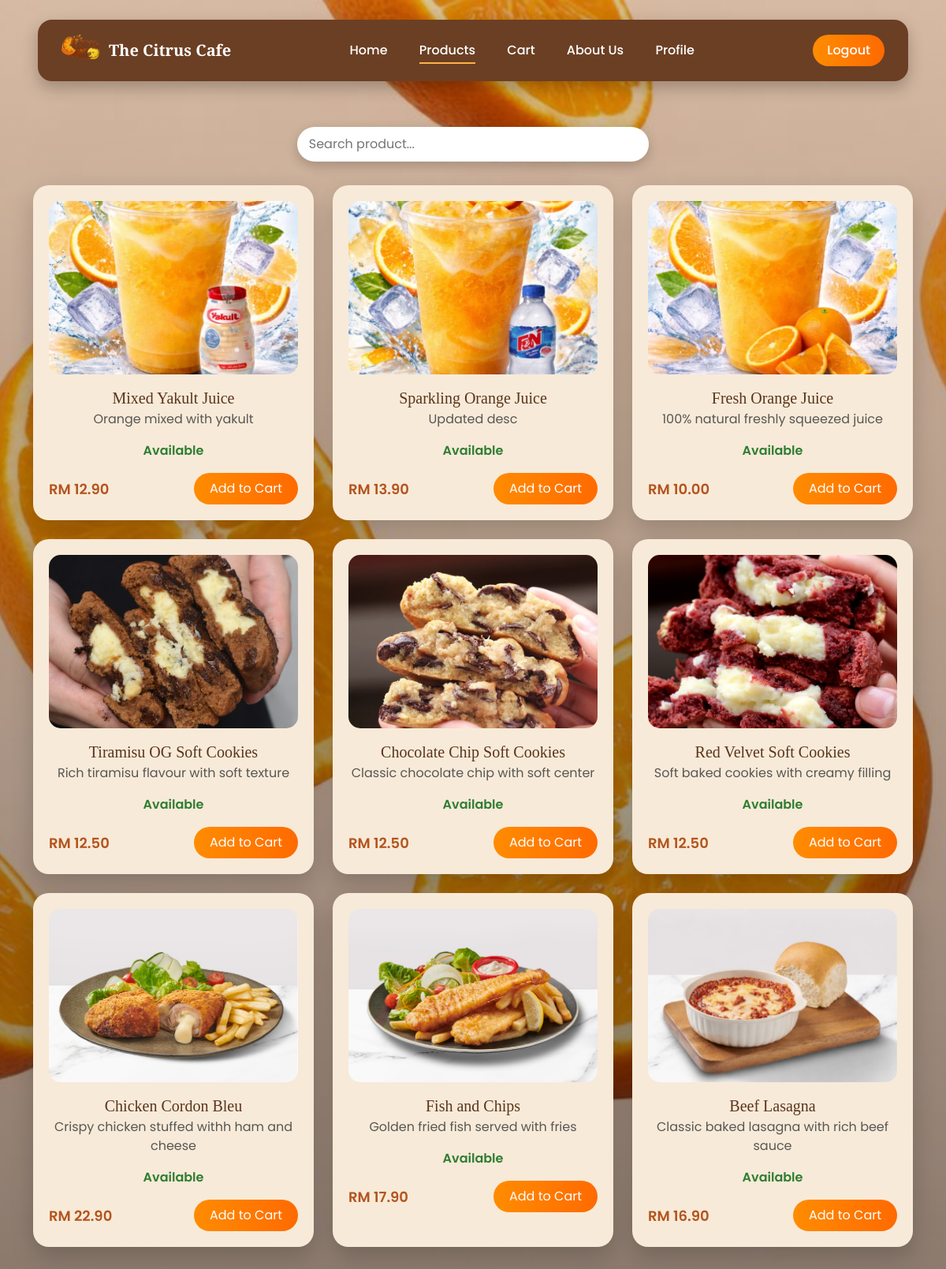
/products.php, run on the app's committed database.
### tables this page shows
CREATE TABLE `products` (
  `product_id` int(11) NOT NULL,
  `name` varchar(100) NOT NULL,
  `description` text NOT NULL,
  `price` decimal(10,2) NOT NULL,
  `stock_quantity` int(11) NOT NULL,
  `status` varchar(20) NOT NULL,
  `image` varchar(255) NOT NULL
);

### products.php (the view, shortened to what this page needs)
<?php
include("config/database.php");
$sql = "SELECT * FROM products ORDER BY product_id ASC";
$result = $conn->query($sql);
?>
<!DOCTYPE html>
<html>
<head>
    <link href="https://cdn.jsdelivr.net/npm/bootstrap@5.3.2/dist/css/bootstrap.min.css" rel="stylesheet">
    <link rel="stylesheet" href="css/style.css">
</head>
<body>
    <div class="nav-wrapper">
        <div class="custom-nav">
            <div class="nav-left">
                <img src="img/logonav.png" class="logo" alt="Logo">
                <span class="brand">The Citrus Cafe</span>
            </div>
            <div class="nav-center">
                <a href="home.php">Home</a>
                <a href="products.php" class="active">Products</a>
                <a href="cart.php">Cart</a>
                <a href="about-us.php">About Us</a>
                <a href="profile.php">Profile</a>
            </div>
            <div class="nav-right">
                <a href="logout.php" class="register-btn">Logout</a>
            </div>
        </div>
    </div>
    <div class="container mt-5 mb-5">
        <div class="search-box">
            <input type="text"
                   id="searchInput"
                   class="search-input"
                   placeholder="Search product..."
                   onkeyup="searchProduct()">
        </div>
        <div class="row g-4">
            <?php if ($result && $result->num_rows > 0) { ?>
                <?php while ($row = $result->fetch_assoc()) { ?>
                    <div class="col-md-4 product-item">
                        <div class="product-card text-center">
                            <img src="img/<?php echo htmlspecialchars($row['image']); ?>" class="product-img" alt="Product Image">
                            <div class="product-title">
                                <?php echo htmlspecialchars($row['name']); ?>
                            </div>
                            <p class="text-muted">
                                <?php echo htmlspecialchars($row['description']); ?>
                            </p>
                            <?php if ($row['status'] == 'Available' && $row['stock_quantity'] > 0) { ?>
                                <p class="available">Available</p>
                                <div class="d-flex justify-content-between align-items-center mt-3">
                                    <span class="price">RM <?php echo number_format($row['price'], 2); ?></span>
                                    <button class="btn btn-orange"
                                        onclick="addToCart(
                                            <?php echo $row['product_id']; ?>,
                                            <?php echo htmlspecialchars(json_encode($row['name']), ENT_QUOTES); ?>,
                                            <?php echo $row['price']; ?>
                                        )">
                                        Add to Cart
                                    </button>
                                </div>
                            <?php } ?>
                        </div>
                    </div>
                <?php } ?>
            <?php } else { ?>
                <p style="text-align:center;">No products available.</p>
            <?php } ?>
        </div>
    </div>
</body>
</html>

### css/style.css (style rules this page uses)
body { background-color: #f3e3cf; font-family: 'Poppins', sans-serif; margin: 0; background: linear-gradient(rgba(0, 0, 0, 0.15), rgba(0, 0, 0, 0.45)), url("../img/wallpaper-citrus.jpg") no-repeat center center fixed; background-size: cover; }
.nav-wrapper { padding-top: 25px; padding-bottom: 10px; }
.custom-nav { width: 92%; margin: auto; background: #6b3f24; border-radius: 18px; padding: 15px 30px; display: flex; align-items: center; justify-content: space-between; box-shadow: 0 8px 20px rgba(0, 0, 0, 0.25); flex-wrap: wrap; gap: 10px; }
.nav-left { display: flex; align-items: center; }
.logo { height: 48px; width: 48px; object-fit: cover; border-radius: 50%; margin-right: 12px; }
.brand { color: white; font-family: 'Playfair Display', serif; font-size: 20px; font-weight: 600; }
.nav-center a { color: white; text-decoration: none; margin: 0 18px; font-weight: 500; padding-bottom: 4px; border-bottom: 2px solid transparent; transition: 0.3s; }
.nav-center .active { border-bottom: 2px solid #ffb347; }
.register-btn { background: linear-gradient(to right, #ff8c00, #ff6a00); padding: 8px 18px; border-radius: 25px; color: white; text-decoration: none; font-weight: 500; display: inline-block; }
.search-box { width: 40%; margin: auto; margin-bottom: 30px; }
.search-input { width: 100%; padding: 10px 15px; border-radius: 25px; border: none; outline: none; box-shadow: 0 5px 15px rgba(0, 0, 0, 0.2); }
.product-card { background: #f8ead8; border-radius: 20px; padding: 20px; box-shadow: 0 12px 30px rgba(0, 0, 0, 0.18); transition: 0.3s; height: 100%; }
.product-img { border-radius: 15px; width: 100%; height: 220px; object-fit: cover; }
.product-title { font-family: 'Playfair Display', serif; font-size: 20px; color: #5a341c; margin-top: 15px; }
.price { font-weight: 600; color: #b3541e; font-size: 18px; }
.btn-orange { background: linear-gradient(to right, #ff8c00, #ff6a00); color: white; border-radius: 30px; padding: 8px 20px; border: none; }
.available { color: #2e7d32; font-weight: 600; margin-top: 8px; }

### data on the page
products: image (picture), name "Mixed Yakult Juice", description "Orange mixed with yakult", price "12.90"
products: image (picture), name "Sparkling Orange Juice", description "Updated desc", price "13.90"
products: image (picture), name "Fresh Orange Juice", description "100% natural freshly squeezed juice", price "10.00"
products: image (picture), name "Tiramisu OG Soft Cookies", description "Rich tiramisu flavour with soft texture", price "12.50"
products: image (picture), name "Chocolate Chip Soft Cookies", description "Classic chocolate chip with soft center", price "12.50"
products: image (picture), name "Red Velvet Soft Cookies", description "Soft baked cookies with creamy filling", price "12.50"
products: image (picture), name "Chicken Cordon Bleu", description "Crispy chicken stuffed withh ham and cheese", price "22.90"
products: image (picture), name "Fish and Chips", description "Golden fried fish served with fries", price "17.90"
products: image (picture), name "Beef Lasagna", description "Classic baked lasagna with rich beef sauce", price "16.90"
